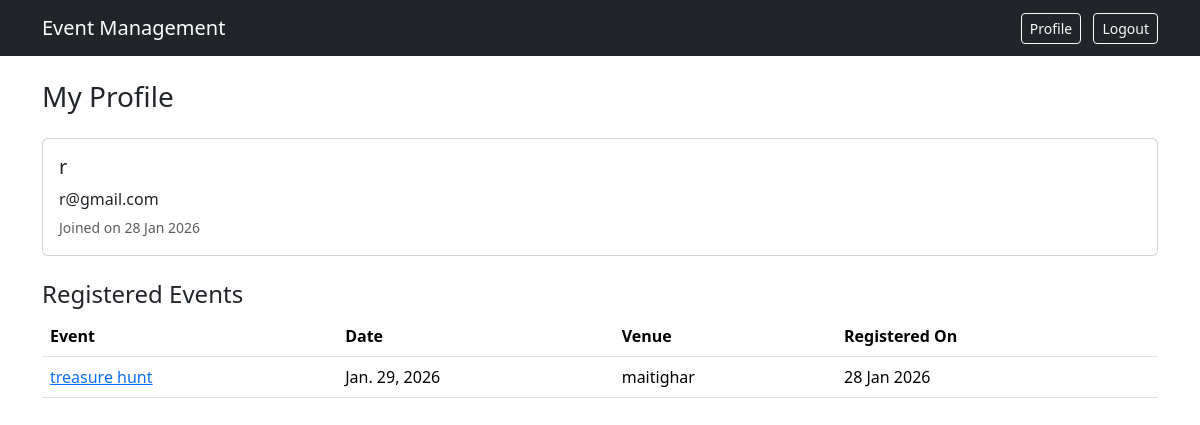
/profile/ (signed in), run on the app's committed database.
### events/models.py (models this page shows, shortened)
class EventRegistration(models.Model):
    user=models.ForeignKey(User,on_delete=models.CASCADE)
    event=models.ForeignKey(Event, on_delete=models.CASCADE)
    registered_at=models.DateTimeField(auto_now_add=True)
    class Meta:
        unique_together=('user','event')

class Event(models.Model):
    title=models.CharField(max_length=100)
    description=models.TextField(blank=True)
    date=models.DateField()
    time=models.TimeField()
    venue=models.CharField(max_length=100)
    registration_deadline=models.DateField()
    max_participants=models.IntegerField()
    banner=models.ImageField(upload_to="event_banners/",null=True,blank=True)
    created_at=models.DateTimeField(auto_now_add=True)

### events/views.py (the view)
# urls.py: path('profile/',views.profile,name="profile")
@login_required(login_url='login')
def profile(request):
    registrations = EventRegistration.objects.filter(
        user=request.user
    ).select_related('event').order_by('-registered_at')
    context = {
        'registrations': registrations
    }
    return render(request, 'events/profile.html', context)

### events/templates/events/profile.html
{% extends 'events/base.html' %}
{% block content %}
<h3 class="mb-4">My Profile</h3>
<div class="card mb-4">
    <div class="card-body">
        <h5>{{ request.user.username }}</h5>
        <p class="mb-1">{{ request.user.email }}</p>
        <small class="text-muted">
            Joined on {{ request.user.date_joined|date:"d M Y" }}
        </small>
    </div>
</div>
<h4>Registered Events</h4>
{% if registrations %}
<table class="table">
    <thead>
        <tr>
            <th>Event</th>
            <th>Date</th>
            <th>Venue</th>
            <th>Registered On</th>
        </tr>
    </thead>
    <tbody>
        {% for reg in registrations %}
        <tr>
            <td>
                <a href="{% url 'event_detail' reg.event.id %}">
                    {{ reg.event.title }}
                </a>
            </td>
            <td>{{ reg.event.date }}</td>
            <td>{{ reg.event.venue }}</td>
            <td>{{ reg.registered_at|date:"d M Y" }}</td>
        </tr>
        {% endfor %}
    </tbody>
</table>
{% else %}
<p>You have not registered for any events yet.</p>
{% endif %}
{% endblock %}

### data on the page
EventRegistration: event "treasure hunt", event "Jan. 29, 2026", event.venue "maitighar", registered_at "28 Jan 2026"

### other printed values
{{ request.user.username }} "r"
{{ request.user.email }} "r@gmail.com"
{{ request.user.date_joined|date:"d M Y" }} "28 Jan 2026"
